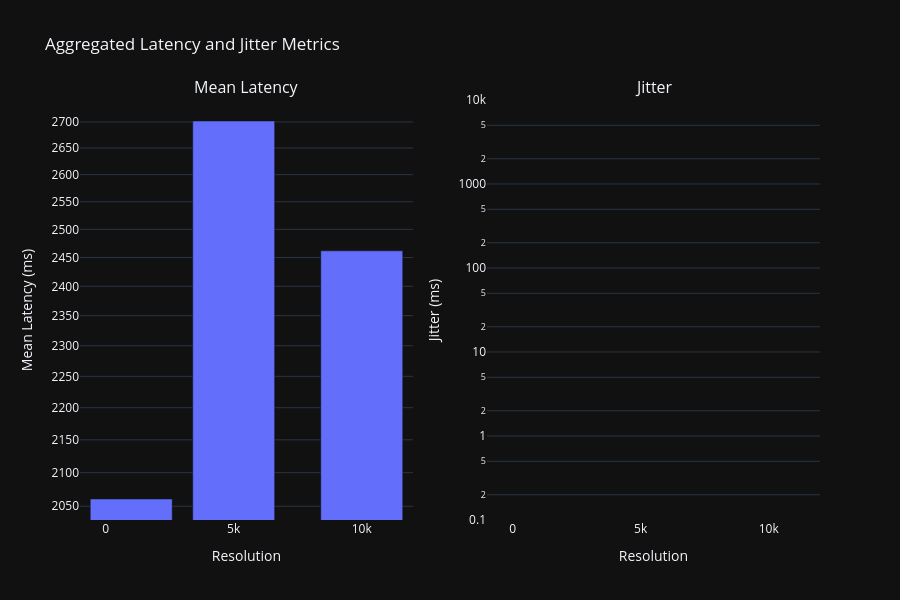

Write notebook code for a chart like this one.
### Code cell
import plotly.express as px
import pandas as pd
from plotly.subplots import make_subplots
import plotly.graph_objects as go

# List to store the aggregated metrics
aggregated_metrics = []

# For each resolution, compute mean latency and jitter (standard deviation)
for resolution, models in response_time.items():
    # Combine all models for the current resolution
    combined_df = pd.DataFrame.from_dict(models)

    # Compute mean latency and mean jitter across all time points and workers
    mean_latency = combined_df.mean(axis=1).mean()  # mean across time points, then mean across workers
    jitter = combined_df.std(axis=1).mean()        # standard deviation across time points, then mean across workers

    # Store results
    aggregated_metrics.append({'Resolution': resolution, 'Mean Latency': mean_latency, 'Jitter': jitter})

# Create a DataFrame from the collected metrics
metrics_df = pd.DataFrame(aggregated_metrics)

# Create subplots for latency and jitter
fig = make_subplots(
    rows=1, cols=2, subplot_titles=("Mean Latency", "Jitter"),
    shared_yaxes=False  # Separate axes for latency and jitter
)

# Add bar plot for Mean Latency
fig.add_trace(
    go.Bar(x=metrics_df['Resolution'], y=metrics_df['Mean Latency'], name='Mean Latency'),
    row=1, col=1
)

# Add bar plot for Jitter
fig.add_trace(
    go.Bar(x=metrics_df['Resolution'], y=metrics_df['Jitter'], name='Jitter'),
    row=1, col=2
)

# Update layout and axis labels
fig.update_yaxes(title_text='Mean Latency (ms)', type="log", row=1, col=1)
fig.update_yaxes(title_text='Jitter (ms)', type="log", row=1, col=2)
fig.update_xaxes(title_text='Resolution', row=1, col=1)
fig.update_xaxes(title_text='Resolution', row=1, col=2)
fig.update_layout(
    title_text='Aggregated Latency and Jitter Metrics',
    height=600,
    showlegend=False
)

# Show the plot
fig.show()

### Figure 1 — Plotly figure (JSON) as saved in the notebook; plotly's stock layout.template omitted (floating-point values rounded to 4 significant figures)
{"data": [{"name": "Mean Latency", "x": [1000, 5000, 10000], "y": [2061.0, 2702.0, 2462.0], "type": "bar", "xaxis": "x", "yaxis": "y"}, {"name": "Jitter", "x": [1000, 5000, 10000], "y": [null, null, null], "type": "bar", "xaxis": "x2", "yaxis": "y2"}], "layout": {"xaxis": {"anchor": "y", "domain": [0.0, 0.45], "title": {"text": "Resolution"}}, "yaxis": {"anchor": "x", "domain": [0.0, 1.0], "title": {"text": "Mean Latency (ms)"}, "type": "log"}, "xaxis2": {"anchor": "y2", "domain": [0.55, 1.0], "title": {"text": "Resolution"}}, "yaxis2": {"anchor": "x2", "domain": [0.0, 1.0], "title": {"text": "Jitter (ms)"}, "type": "log"}, "annotations": [{"font": {"size": 16}, "showarrow": false, "text": "Mean Latency", "x": 0.225, "xanchor": "center", "xref": "paper", "y": 1.0, "yanchor": "bottom", "yref": "paper"}, {"font": {"size": 16}, "showarrow": false, "text": "Jitter", "x": 0.775, "xanchor": "center", "xref": "paper", "y": 1.0, "yanchor": "bottom", "yref": "paper"}], "title": {"text": "Aggregated Latency and Jitter Metrics"}, "height": 600, "showlegend": false}}
